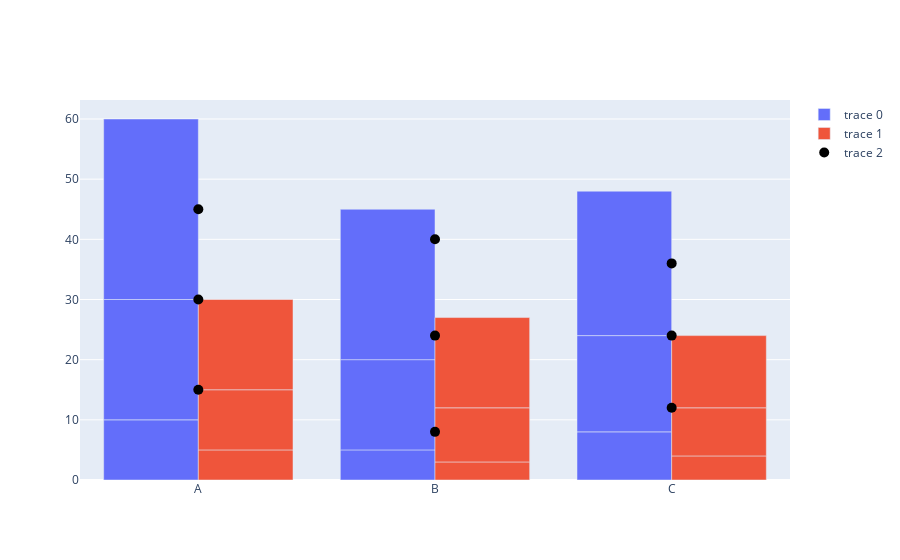

Here is the notebook cell this chart was saved with:
### Code cell
# Sample data
data = {
    'Category': ['A', 'A', 'A', 'B', 'B', 'B', 'C', 'C', 'C'],
    'Value1': [10, 20, 30, 5, 15, 25, 8, 16, 24],
    'Value2': [5, 10, 15, 3, 9, 15, 4, 8, 12],
    'Additional Info': ['Info for A1', 'Info for A2', 'Info for A3', 'Info for B1', 'Info for B2', 'Info for B3', 'Info for C1', 'Info for C2', 'Info for C3']
}

df = pd.DataFrame(data)

fig = go.Figure()

# Create bar traces
bar1 = go.Bar(x=df['Category'], y=df['Value1'])
bar2 = go.Bar(x=df['Category'], y=df['Value2'])


fig3 = go.Figure(
    data=[
        go.Bar(
            name="Original",
            x=data["labels"],
            y=data["original"],
            offsetgroup=0,
        ),
        go.Bar(
            name="Model 1",
            x=data["labels"],
            y=data["model_1"],
            offsetgroup=1,
        ),
        go.Bar(
            name="Model 2",
            x=data["labels"],
            y=data["model_2"],
            offsetgroup=1,
            base=data["model_1"], 
        )
    ],
    layout=go.Layout(
        title="Issue Types - Original and Models",
        yaxis_title="Number of Issues"
    )
)
fig3.show()

### Figure 1 — Plotly figure (JSON) as saved in the notebook; plotly's stock layout.template omitted (floating-point values rounded to 4 significant figures)
{"data": [{"type": "bar", "x": ["A", "A", "A", "B", "B", "B", "C", "C", "C"], "y": [10, 20, 30, 5, 15, 25, 8, 16, 24]}, {"type": "bar", "x": ["A", "A", "A", "B", "B", "B", "C", "C", "C"], "y": [5, 10, 15, 3, 9, 15, 4, 8, 12]}, {"marker": {"color": "black", "size": 10}, "mode": "markers", "type": "scatter", "x": ["A", "A", "A", "B", "B", "B", "C", "C", "C"], "y": [15, 30, 45, 8, 24, 40, 12, 24, 36]}], "layout": {"autosize": true, "xaxis": {"autorange": true, "range": [-0.5, 2.5], "type": "category"}, "yaxis": {"autorange": true, "range": [0, 63.16], "type": "linear"}}}
